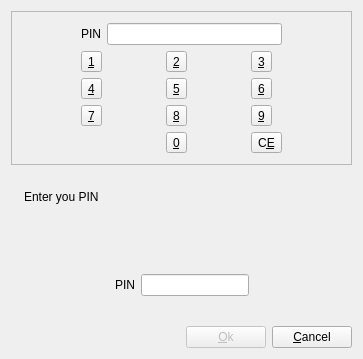
<ui version="4.0" >
 <class>dlgWndAskPINClass</class>
 <widget class="QDialog" name="dlgWndAskPINClass" >
  <property name="geometry" >
   <rect>
    <x>0</x>
    <y>0</y>
    <width>363</width>
    <height>359</height>
   </rect>
  </property>
  <property name="windowTitle" >
   <string>dlgWndAskPIN</string>
  </property>
  <layout class="QVBoxLayout" >
   <item>
    <widget class="QFrame" name="fraPIN_Keypad" >
     <property name="frameShape" >
      <enum>QFrame::StyledPanel</enum>
     </property>
     <property name="frameShadow" >
      <enum>QFrame::Raised</enum>
     </property>
     <layout class="QGridLayout" >
      <item row="0" column="0" colspan="3" >
       <layout class="QHBoxLayout" >
        <item>
         <widget class="QLabel" name="lblPINName_2" >
          <property name="layoutDirection" >
           <enum>Qt::RightToLeft</enum>
          </property>
          <property name="text" >
           <string>PIN</string>
          </property>
         </widget>
        </item>
        <item>
         <widget class="QLineEdit" name="txtPIN_2" >
          <property name="echoMode" >
           <enum>QLineEdit::Password</enum>
          </property>
         </widget>
        </item>
       </layout>
      </item>
      <item row="1" column="0" >
       <widget class="QToolButton" name="tbtNUM_1" >
        <property name="text" >
         <string>&amp;1</string>
        </property>
        <property name="popupMode" >
         <enum>QToolButton::DelayedPopup</enum>
        </property>
        <property name="toolButtonStyle" >
         <enum>Qt::ToolButtonIconOnly</enum>
        </property>
       </widget>
      </item>
      <item row="1" column="1" >
       <widget class="QToolButton" name="tbtNUM_2" >
        <property name="text" >
         <string>&amp;2</string>
        </property>
       </widget>
      </item>
      <item row="1" column="2" >
       <widget class="QToolButton" name="tbtNUM_3" >
        <property name="text" >
         <string>&amp;3</string>
        </property>
       </widget>
      </item>
      <item row="2" column="0" >
       <widget class="QToolButton" name="tbtNUM_4" >
        <property name="text" >
         <string>&amp;4</string>
        </property>
       </widget>
      </item>
      <item row="2" column="1" >
       <widget class="QToolButton" name="tbtNUM_5" >
        <property name="text" >
         <string>&amp;5</string>
        </property>
       </widget>
      </item>
      <item row="2" column="2" >
       <widget class="QToolButton" name="tbtNUM_6" >
        <property name="text" >
         <string>&amp;6</string>
        </property>
       </widget>
      </item>
      <item row="3" column="0" >
       <widget class="QToolButton" name="tbtNUM_7" >
        <property name="text" >
         <string>&amp;7</string>
        </property>
       </widget>
      </item>
      <item row="3" column="1" >
       <widget class="QToolButton" name="tbtNUM_8" >
        <property name="text" >
         <string>&amp;8</string>
        </property>
       </widget>
      </item>
      <item row="3" column="2" >
       <widget class="QToolButton" name="tbtNUM_9" >
        <property name="text" >
         <string>&amp;9</string>
        </property>
       </widget>
      </item>
      <item row="4" column="1" >
       <widget class="QToolButton" name="tbtNUM_0" >
        <property name="text" >
         <string>&amp;0</string>
        </property>
       </widget>
      </item>
      <item row="4" column="2" >
       <widget class="QToolButton" name="tbtClear" >
        <property name="text" >
         <string>C&amp;E</string>
        </property>
       </widget>
      </item>
     </layout>
    </widget>
   </item>
   <item>
    <layout class="QGridLayout" >
     <item rowspan="2" row="0" column="0" >
      <widget class="QLabel" name="lblIcon" >
       <property name="text" >
        <string/>
       </property>
      </widget>
     </item>
     <item row="0" column="1" >
      <widget class="QLabel" name="lblHeader" >
       <property name="sizePolicy" >
        <sizepolicy vsizetype="Expanding" hsizetype="Expanding" >
         <horstretch>0</horstretch>
         <verstretch>0</verstretch>
        </sizepolicy>
       </property>
       <property name="text" >
        <string>Enter you PIN</string>
       </property>
       <property name="wordWrap" >
        <bool>true</bool>
       </property>
      </widget>
     </item>
     <item row="1" column="1" >
      <spacer>
       <property name="orientation" >
        <enum>Qt::Horizontal</enum>
       </property>
       <property name="sizeHint" >
        <size>
         <width>271</width>
         <height>20</height>
        </size>
       </property>
      </spacer>
     </item>
    </layout>
   </item>
   <item>
    <widget class="QFrame" name="fraPIN_Normal" >
     <property name="frameShape" >
      <enum>QFrame::NoFrame</enum>
     </property>
     <property name="frameShadow" >
      <enum>QFrame::Plain</enum>
     </property>
     <layout class="QGridLayout" >
      <item row="0" column="1" >
       <spacer>
        <property name="orientation" >
         <enum>Qt::Vertical</enum>
        </property>
        <property name="sizeHint" >
         <size>
          <width>20</width>
          <height>10</height>
         </size>
        </property>
       </spacer>
      </item>
      <item row="2" column="0" >
       <spacer>
        <property name="orientation" >
         <enum>Qt::Horizontal</enum>
        </property>
        <property name="sizeType" >
         <enum>QSizePolicy::MinimumExpanding</enum>
        </property>
        <property name="sizeHint" >
         <size>
          <width>10</width>
          <height>20</height>
         </size>
        </property>
       </spacer>
      </item>
      <item row="2" column="1" >
       <widget class="QLabel" name="lblPINName" >
        <property name="layoutDirection" >
         <enum>Qt::RightToLeft</enum>
        </property>
        <property name="text" >
         <string>PIN</string>
        </property>
       </widget>
      </item>
      <item row="2" column="2" >
       <widget class="QLineEdit" name="txtPIN" >
        <property name="echoMode" >
         <enum>QLineEdit::Password</enum>
        </property>
       </widget>
      </item>
      <item row="2" column="3" >
       <spacer>
        <property name="orientation" >
         <enum>Qt::Horizontal</enum>
        </property>
        <property name="sizeType" >
         <enum>QSizePolicy::MinimumExpanding</enum>
        </property>
        <property name="sizeHint" >
         <size>
          <width>10</width>
          <height>20</height>
         </size>
        </property>
       </spacer>
      </item>
      <item row="3" column="1" >
       <spacer>
        <property name="orientation" >
         <enum>Qt::Vertical</enum>
        </property>
        <property name="sizeHint" >
         <size>
          <width>20</width>
          <height>10</height>
         </size>
        </property>
       </spacer>
      </item>
     </layout>
    </widget>
   </item>
   <item>
    <layout class="QHBoxLayout" >
     <item>
      <spacer>
       <property name="orientation" >
        <enum>Qt::Horizontal</enum>
       </property>
       <property name="sizeHint" >
        <size>
         <width>261</width>
         <height>20</height>
        </size>
       </property>
      </spacer>
     </item>
     <item>
      <widget class="QPushButton" name="btnOk" >
       <property name="enabled" >
        <bool>false</bool>
       </property>
       <property name="text" >
        <string>&amp;Ok</string>
       </property>
      </widget>
     </item>
     <item>
      <widget class="QPushButton" name="btnCancel" >
       <property name="text" >
        <string>&amp;Cancel</string>
       </property>
      </widget>
     </item>
    </layout>
   </item>
  </layout>
 </widget>
 <layoutdefault spacing="6" margin="11" />
 <resources>
  <include location="dlgs.qrc" />
 </resources>
 <connections>
  <connection>
   <sender>btnOk</sender>
   <signal>clicked()</signal>
   <receiver>dlgWndAskPINClass</receiver>
   <slot>accept()</slot>
   <hints>
    <hint type="sourcelabel" >
     <x>218</x>
     <y>290</y>
    </hint>
    <hint type="destinationlabel" >
     <x>175</x>
     <y>213</y>
    </hint>
   </hints>
  </connection>
  <connection>
   <sender>btnCancel</sender>
   <signal>clicked()</signal>
   <receiver>dlgWndAskPINClass</receiver>
   <slot>reject()</slot>
   <hints>
    <hint type="sourcelabel" >
     <x>301</x>
     <y>290</y>
    </hint>
    <hint type="destinationlabel" >
     <x>175</x>
     <y>213</y>
    </hint>
   </hints>
  </connection>
 </connections>
</ui>
